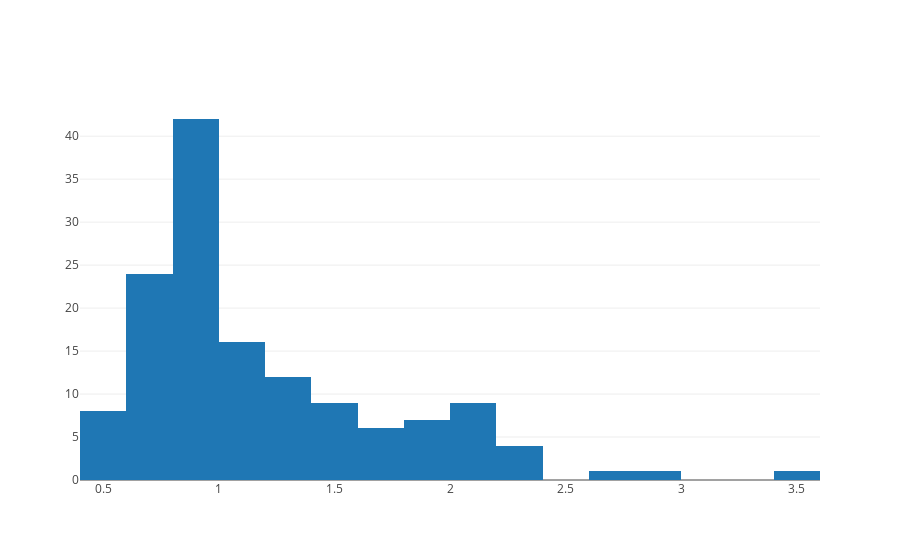

The notebook cell saved with this chart:
### Code cell
# histogoram 
# using cals_per_oz column's value.
print('basic histogram base on cals_per_oz')
data1 = [go.Histogram(x=df.cals_per_oz)]
iplot(data1, filename='basic histogram')

### Figure 1 — Plotly figure (JSON) as saved in the notebook; plotly's stock layout.template omitted (floating-point values rounded to 4 significant figures; data arrays with more than 128 entries replaced by an {"elided": "..."} marker saying what was removed)
{"data": [{"type": "histogram", "uid": "a0a2337d-e146-4319-9b45-84e37874605c", "x": {"elided": "140 str values"}}], "layout": {}}
